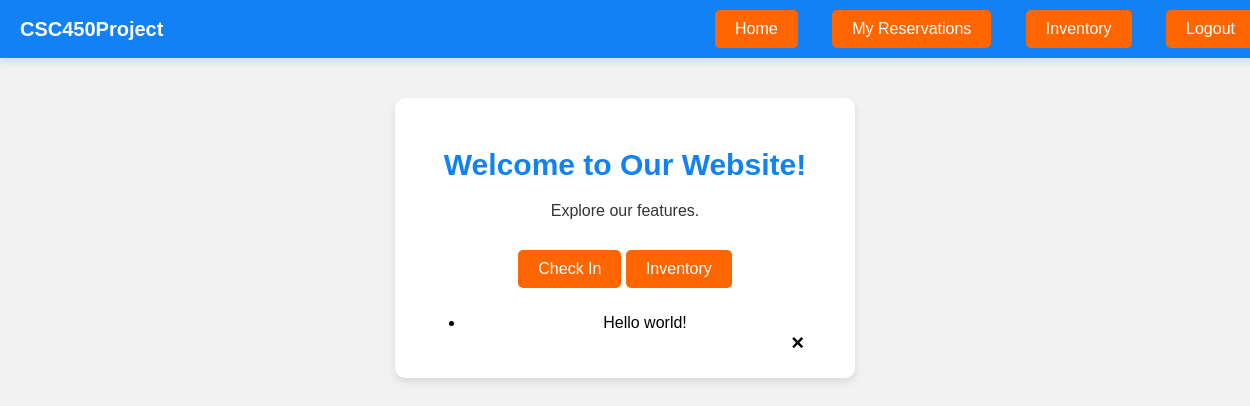
/home (signed in), run on an earlier commit of the app's database.
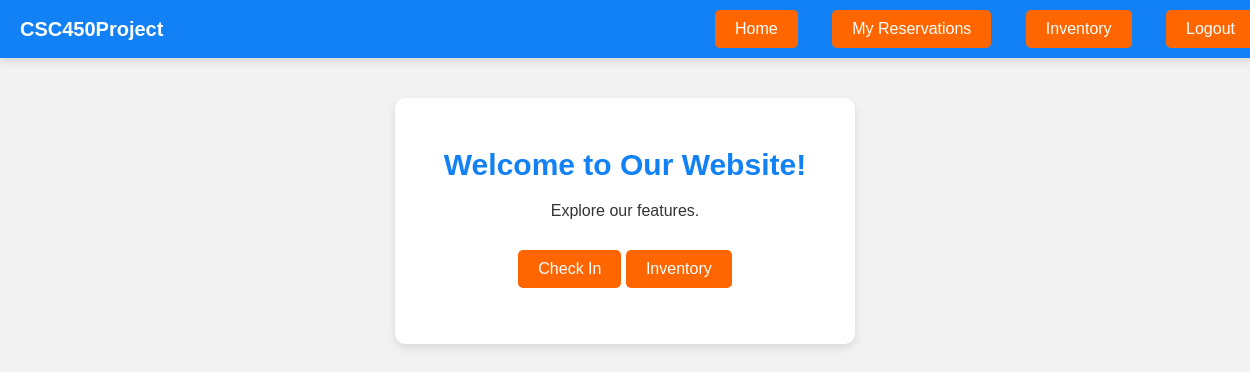
And on a later commit of the database.
### tables this page shows
CREATE TABLE "Notification" (
NotificationID INTEGER PRIMARY KEY AUTOINCREMENT,
AccountID INTEGER NOT NULL,
Message VARCHAR(150),
FOREIGN KEY (AccountID) REFERENCES Account(AccountID)
);

### app.py (the view)
@app.route("/home")
def home():
    session.pop('reservation_chosen', None)
    if 'email' not in session:
        return redirect(url_for('login'))
    disable_script = """
    <script>
        document.addEventListener('DOMContentLoaded', function() {
            const loginButton = document.getElementById('login-btn');
            if (loginButton) {
                loginButton.style.backgroundColor = '#808080';
                loginButton.style.pointerEvents = 'none';
            }
        });
    </script>
    """
    db = Database()
    user_notifs = db.get_account_notifications(session.get('email'))
    if user_notifs:
        return render_template('home.html', user_notifs=user_notifs, remove_notification=db.remove_notification, disable_script=disable_script)
    return render_template('home.html', remove_notification=db.remove_notification, disable_script=disable_script)

### database.py (called while the page is built)
    def __del__(self):
        self.cursor.close()

    def get_id_from_email(self, email: str) -> int:
        command = """
        SELECT AccountID
        FROM Account
        WHERE AccountEmail = ?
        """
        params = (email,)
        self.cursor.execute(command, params)
        return self.cursor.fetchone()[0]

    def get_account_notifications(self, email) -> list | None:
        command = """
        SELECT NotificationID, Message
        FROM Notification
        WHERE AccountID = ?
        """
        params = (self.get_id_from_email(email),)
        self.cursor.execute(command, params)
        results = self.cursor.fetchall()
        if len(results) <= 0:
            return None
        return results

### templates/home.html (shortened to what this page needs)
<!DOCTYPE html>
<html lang="en">
    <head>
    </head>
    <body>
        <div class="navbar">
            <div class="brand">CSC450Project</div>
            <div>
                <a href="/home">Home</a>
                <a href="/myReservations">My Reservations</a>
                {% with account_type = session.get('account_type') %}
                    {% if account_type == 'manager' %}
                        <a href="/ordering">Order</a>
                        <a href="/inventory">Inventory</a>
                    {% elif account_type == 'employee' %}
                        <a href="/inventory">Inventory</a>
                    {% endif %}
                {% endwith %}
                <a href="/logout">Logout</a>
            </div>
        </div>
        <div class="home-container">
            <h1>Welcome to Our Website!</h1>
            <p>Explore our features.</p>
            {% with account_type = session.get('account_type') %}
                {% if account_type == 'manager' %}
                    <a href="/ordering">Order Products</a>
                    <a href="/inventory">Inventory</a>
                {% elif account_type == 'employee' %}
                    <a href="/checkInReservation">Check In</a>
                    <a href="/inventory">Inventory</a>
                {% else %}
                    <a href="/reservationInfo">Make Reservation</a>
                    <a href="/myReservations">My Reservations</a>
                {% endif %}
            {% endwith %}
            <ul>
            {% if user_notifs %}
                {% for id, message in user_notifs %}
                    <li>{{ message }}</li>
                    <form action="/remove_notification" method="POST" style="display:inline;">
                        <button type="submit" class="closebtn">&times;</button>
                    </form>
                {% endfor %}
            {% endif %}
            </ul>
        </div>
    </body>
</html>

What changed in the data, as far as the page shows it:
removed Notification: Message "Hello world!"
